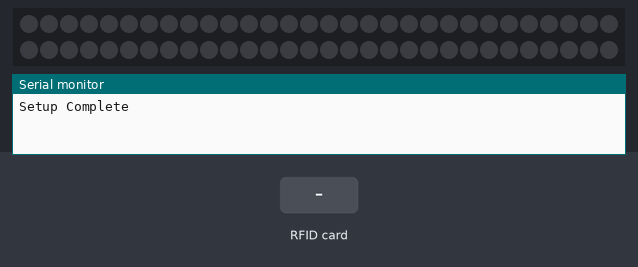
Recording of a sketch running on a simulated Arduino Uno, built with avr-gcc and run on an emulated ATmega328P. Shown: 60 RGB LEDs in strip order, left to right, continuing on the next row, the last lines printed to the serial monitor. Inputs (shaded band) come from the test bench. Dim RGB values are drawn brighter than linear.

Above: at 4.2 s.
4.3 s: RFID card 5E 7A 19 C4 held to the reader
At 4.78 s:
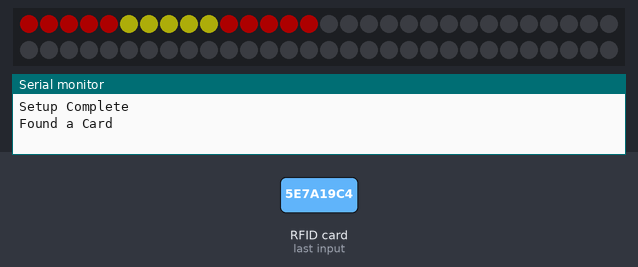
At 5.41 s:
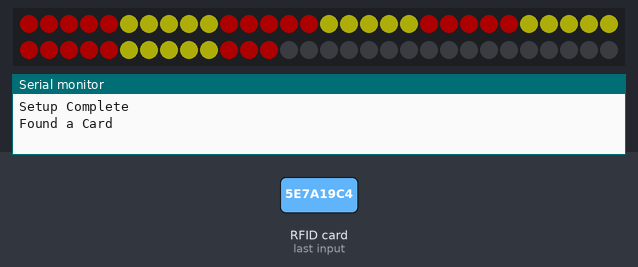
Timing chart, 0 to 7.3 s (numbered marks = the images above; inputs shaded):
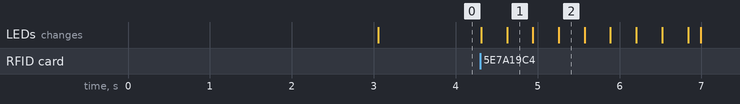

The sketch:

RFIDHaverfordLED.ino
```cpp
// used this library for rfid.... https://github.com/ArcaEgeCengiz/RFID
// FastLED stopped working in October 2023. Now using this for LED Light Strip.
// https://github.com/adafruit/Adafruit_NeoPixel

// This Program has 5 reds and 5 golds alternating colors

// #include <FastLED.h>
#include <SPI.h>
#include <RFID.h>
#include <Adafruit_NeoPixel.h>
// #ifdef __AVR__
//  #include <avr/power.h> // Required for 16 MHz Adafruit Trinket
// #endif


RFID rfid(10, 9);

boolean card;


// Which pin on the Arduino is connected to the NeoPixels?
// On a Trinket or Gemma we suggest changing this to 1:
#define LED_PIN    6

// How many NeoPixels are attached to the Arduino?
#define LED_COUNT 60

// Declare our NeoPixel strip object:
Adafruit_NeoPixel strip(LED_COUNT, LED_PIN, NEO_GRB + NEO_KHZ800);
// Argument 1 = Number of pixels in NeoPixel strip
// Argument 2 = Arduino pin number (most are valid)
// Argument 3 = Pixel type flags, add together as needed:
//   NEO_KHZ800  800 KHz bitstream (most NeoPixel products w/WS2812 LEDs)
//   NEO_KHZ400  400 KHz (classic 'v1' (not v2) FLORA pixels, WS2811 drivers)
//   NEO_GRB     Pixels are wired for GRB bitstream (most NeoPixel products)
//   NEO_RGB     Pixels are wired for RGB bitstream (v1 FLORA pixels, not v2)
//   NEO_RGBW    Pixels are wired for RGBW bitstream (NeoPixel RGBW products)

void setup()
{

  Serial.begin(9600);
  SPI.begin();
  rfid.init();

  delay(3000); // sanity delay
  strip.begin();           // INITIALIZE NeoPixel strip object (REQUIRED)
  strip.show();            // Turn OFF all pixels ASAP
  strip.setBrightness(50); // Set BRIGHTNESS to about 1/5 (max = 255)

  Serial.println("Setup Complete");
}


void loop()
{

  if (rfid.isCard())
  {

      Serial.println("Found a Card");
      lightCycle();
      rfid.halt();
  }
  else
  {
    strip.clear();
  }
}

void lightCycle() {
  strip.clear();

  for(int i=0; i<LED_COUNT; i++) {
    if (i%10<5) {
      strip.setPixelColor(i, strip.Color(255,0,0));
    } else {
      strip.setPixelColor(i, strip.Color(255,255,20));
    }
    strip.show();
    delay(20);
  }

    for(int i=LED_COUNT-1; i>=0; i--) {
      strip.setPixelColor(i, strip.Color(0,0,0));
      strip.show();
      delay(20);
    }
    strip.clear();
}
```

Measured:
- after the input at 4.3 s, the LEDs: first change at once (image 1 shows a later state)
